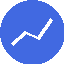

Here is the Python script that generated this plot:
#!/usr/bin/env python3
# -*- coding: utf-8 -*-

"""
生成系统图标文件
"""

import os
import sys
from PIL import Image, ImageDraw, ImageFont

def create_icon(size=64, output_file="icon.png"):
    """创建一个简单的图标"""
    # 创建画布
    img = Image.new('RGBA', (size, size), color=(255, 255, 255, 0))
    draw = ImageDraw.Draw(img)
    
    # 绘制背景圆
    circle_color = (65, 105, 225)  # 蓝色
    draw.ellipse([(0, 0), (size, size)], fill=circle_color)
    
    # 绘制图表线条
    line_color = (255, 255, 255)  # 白色
    
    # 绘制上升线
    points = [
        (size * 0.2, size * 0.7),
        (size * 0.4, size * 0.5),
        (size * 0.6, size * 0.6),
        (size * 0.8, size * 0.3)
    ]
    draw.line(points, fill=line_color, width=3)
    
    # 保存图标
    img.save(output_file)
    print(f"图标已保存至: {output_file}")
    return output_file

if __name__ == "__main__":
    # 确保assets目录存在
    os.makedirs("assets", exist_ok=True)
    
    # 生成图标
    icon_path = os.path.join("assets", "icon.png")
    create_icon(output_file=icon_path) 